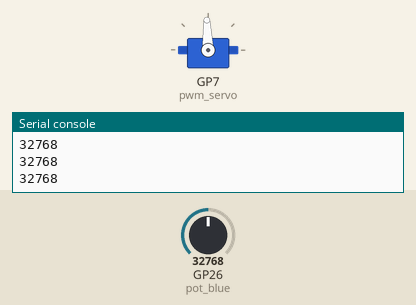
This program was run on a simulated Raspberry Pi Pico running MicroPython. Parts: servo, the last lines printed to the serial console. Inputs (shaded band) come from the test bench; at power-on: GP26 (pot_blue) = 32768 (analog values on the 0–65535 scale). Servo angles are drawn from the pulse width (0.5 ms = 0°, 2.5 ms = 180°).

Above: at 1.2 s.
1.3 s: GP26 (pot_blue) set to 45874
At 2.1 s:
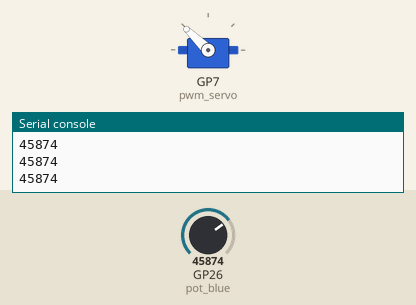
2.8 s: GP26 (pot_blue) set to 57670
At 3.3 s:
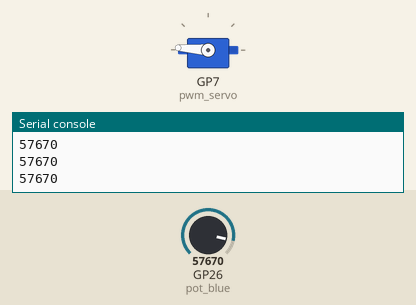
4.3 s: GP26 (pot_blue) set to 65535
At 5.5 s:
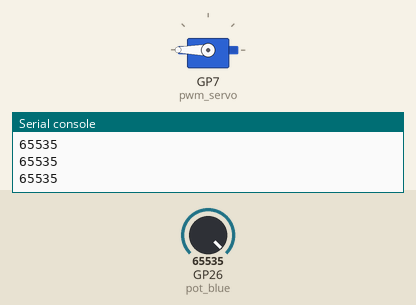
5.8 s: GP26 (pot_blue) set to 19660
At 7.0 s:
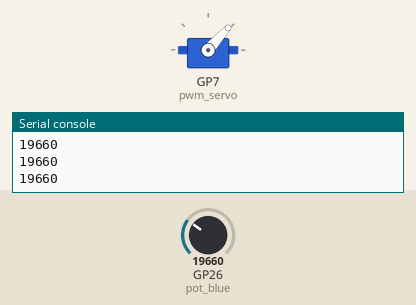
7.3 s: GP26 (pot_blue) set to 7864
At 8.3 s:
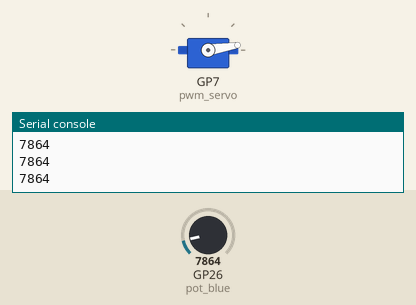
8.8 s: GP26 (pot_blue) set to 32767
At 9.5 s:
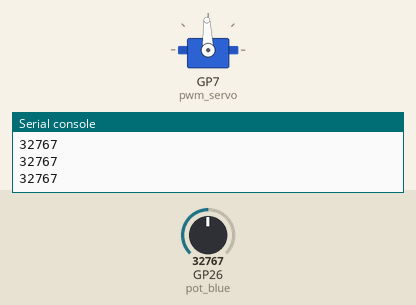
Timing chart, 0 to 11.3 s (numbered marks = the images above; inputs shaded):
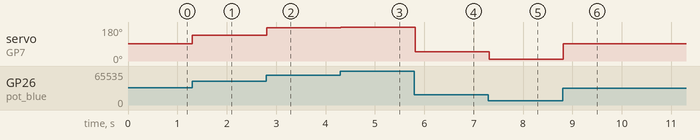

Measured:
- after the input at 1.3 s, servo on GP7 (pwm_servo): 92° → 136° at once
- after the input at 2.8 s, servo on GP7 (pwm_servo): 136° → 176° at once
- after the input at 4.3 s, servo on GP7 (pwm_servo): 176° → 180° at once
- after the input at 5.8 s, servo on GP7 (pwm_servo): 180° → 48° at once
- after the input at 7.3 s, servo on GP7 (pwm_servo): 48° → 9° at once
- after the input at 8.8 s, servo on GP7 (pwm_servo): 9° → 92° at once

The program:

Servo_controllby_pot.py
```python
'''
https://github.com/Javatti
'''
from time import sleep
from machine import Pin, PWM , ADC
pwm_pin =7; #almost GPIOs in pi-pico support rasbery
pot_pin =26; #check the pinout and choose one of the pin support ADC channel
pwm_servo = PWM(Pin(pwm_pin))
pwm_servo.freq(50) #set frequency
pot_blue=ADC(Pin(pot_pin))

def map_range(x, in_min, in_max, out_min, out_max): #define a function for map two range base on map()Arduino
  return (x - in_min) * (out_max - out_min) // (in_max - in_min) + out_min

while True:
    pot_value=pot_blue.read_u16() #read Analog value from potentiometer
    print(pot_value)
    pot_value=map_range(pot_value,0,65535,1000,9000) #mapping range of potentiometer with servo range
    pwm_servo.duty_u16(pot_value) #set the value for servo to turn
    sleep(0.1)
```
